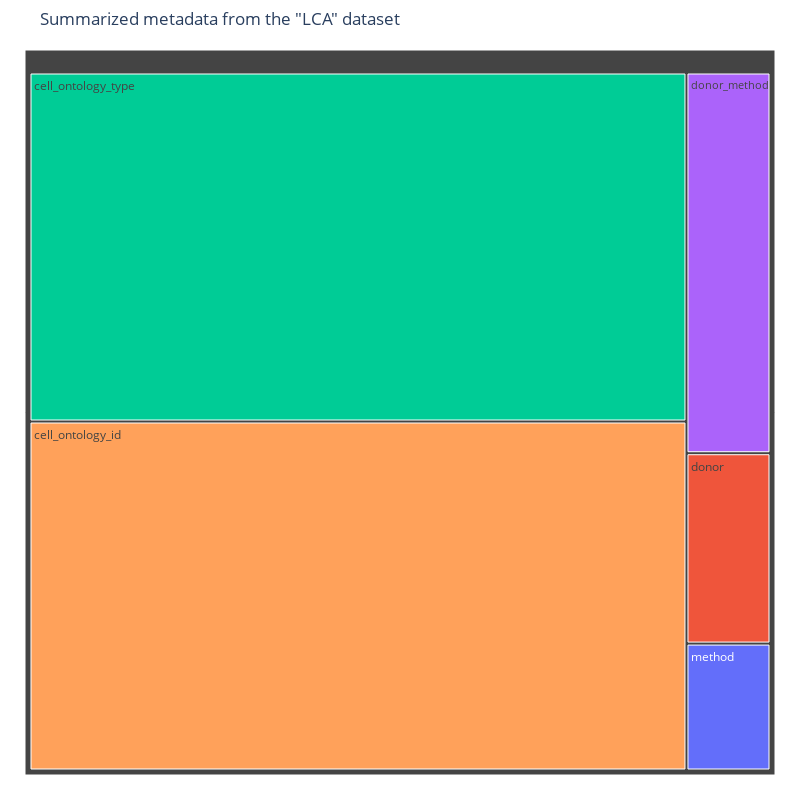

Write notebook code for a chart like this one.
### Code cell
fig = plot_obs_treemap(query_adata, max_unique=50, dataset_name=QUERY_DATASET_NAME)
fig.show()

### Figure 1 — Plotly figure (JSON) as saved in the notebook; plotly's stock layout.template omitted (floating-point values rounded to 4 significant figures)
{"data": [{"branchvalues": "total", "customdata": [[2, "<br>10X<br>smartseq2", "method"], [3, "<br>1<br>2<br>3", "donor"], [43, "<br>B cell<br>CD11c-negative plasmacytoid dendritic cell<br>CD4-positive, alpha-beta memory T cell<br>adventitial cell<br>basal cell<br>basophil<br>bronchial epithelial cell<br>bronchial smooth muscle cell<br>capillary endothelial cell<br>classical monocyte<br>conventional dendritic cell<br>dendritic cell, human<br>effector memory CD8-positive, alpha-beta T cell<br>endothelial cell of artery<br>endothelial cell of lymphatic vessel<br>fibroblast<br>fibroblast of lung<br>intermediate monocyte<br>ionocyte<br>lung ciliated cell<br>lung microvascular endothelial cell<br>lung neuroendocrine cell<br>macrophage<br>mast cell<br>mature NK T cell<br>megakaryocyte<br>mesothelial cell of visceral pleura<br>mucus secreting cell<br>myofibroblast cell<br>naive thymus-derived CD4-positive, alpha-beta T cell<br>naive thymus-derived CD8-positive, alpha-beta T cell<br>natural killer cell<br>neutrophil<br>non-classical monocyte<br>pericyte cell<br>plasma cell<br>plasmacytoid dendritic cell<br>respiratory goblet cell<br>serous cell of epithelium of bronchus<br>type I pneumocyte<br>type II pneumocyte<br>vascular associated smooth muscle cell<br>vein endothelial cell", "cell_ontology_type"], [6, "<br>1_10X<br>1_smartseq2<br>2_10X<br>2_smartseq2<br>3_10X<br>3_smartseq2", "donor_method"], [43, "<br>CL:0000057<br>CL:0000097<br>CL:0000186<br>CL:0000235<br>CL:0000236<br>CL:0000319<br>CL:0000359<br>CL:0000556<br>CL:0000623<br>CL:0000646<br>CL:0000669<br>CL:0000767<br>CL:0000775<br>CL:0000784<br>CL:0000786<br>CL:0000814<br>CL:0000860<br>CL:0000875<br>CL:0000895<br>CL:0000897<br>CL:0000900<br>CL:0000913<br>CL:0000990<br>CL:0000991<br>CL:0001056<br>CL:0002062<br>CL:0002063<br>CL:0002138<br>CL:0002144<br>CL:0002328<br>CL:0002370<br>CL:0002393<br>CL:0002503<br>CL:0002543<br>CL:0002553<br>CL:0002598<br>CL:0005006<br>CL:1000223<br>CL:1000271<br>CL:1000331<br>CL:1000413<br>CL:1000493<br>CL:2000016", "cell_ontology_id"]], "domain": {"x": [0, 1], "y": [0, 1]}, "hovertemplate": "<b>%{hovertext}</b><br><br>labels=%{label}<br>nunique=%{customdata[0]}<br>parent=%{parent}<br>id=%{id}<br>unique=%{customdata[1]}<br>colname=%{customdata[2]}<extra></extra>", "hovertext": ["method", "donor", "cell_ontology_type", "donor_method", "cell_ontology_id"], "ids": ["method", "donor", "cell_ontology_type", "donor_method", "cell_ontology_id"], "labels": ["method", "donor", "cell_ontology_type", "donor_method", "cell_ontology_id"], "marker": {"colors": ["#636efa", "#EF553B", "#00cc96", "#ab63fa", "#FFA15A"], "colorscale": [[0, "#440154"], [0.1111, "#482878"], [0.2222, "#3e4989"], [0.3333, "#31688e"], [0.4444, "#26828e"], [0.5556, "#1f9e89"], [0.6667, "#35b779"], [0.7778, "#6ece58"], [0.8889, "#b5de2b"], [1, "#fde725"]]}, "name": "", "parents": ["", "", "", "", ""], "type": "treemap", "values": [2, 3, 43, 6, 43]}], "layout": {"height": 800, "legend": {"tracegroupgap": 0}, "margin": {"b": 25, "l": 25, "r": 25, "t": 50}, "title": {"text": "Summarized metadata from the \"LCA\" dataset"}, "width": 800, "xaxis": {"categoryorder": "category ascending", "title": {"text": "CellType label"}}, "yaxis": {"title": {"text": "Unique Counts"}}}}
